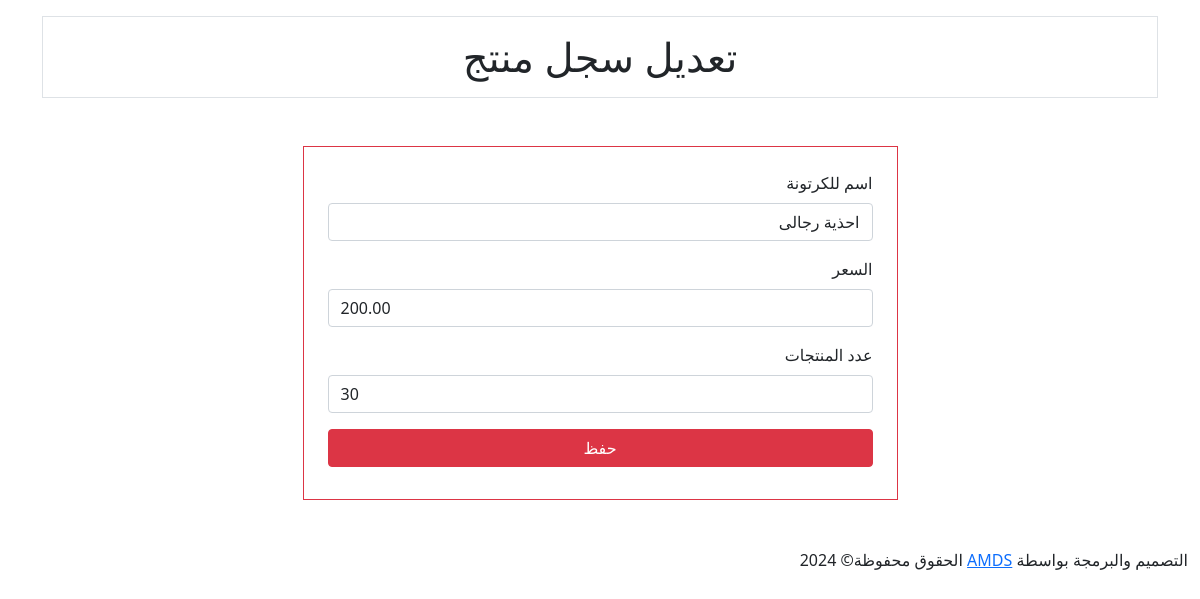
The app's page /stock/2/update/ with its own data.
### stock/models.py (models this page shows, shortened)
class Box(models.Model):
    name    = models.CharField(max_length=50, null=True, blank=True, verbose_name="اسم للكرتونة")
    price   = models.DecimalField(max_digits=9, decimal_places=2, null=True, blank=True,verbose_name="السعر")
    amount  = models.PositiveIntegerField( null=True, blank=True,verbose_name="عدد المنتجات")
    barcode = models.CharField(max_length=100, unique=True, null=True, blank=True, verbose_name="الباركود")

### stock/views.py (the view)
# urls.py: path('<int:pk>/update/', StockUpdateView.as_view(), name='Stock_update'),
class StockUpdateView(UpdateView):
    model = Box
    template_name   = 'stock/Stock_form.html'
    form_class      = BoxForm
    success_url     = reverse_lazy('stock:list')

### stock/forms.py (shortened to what this page needs)
class BoxForm(forms.ModelForm):
    class Meta:
        model = Box
        fields = ['name', 'price', 'amount']  # Exclude 'barcode' field as it's generated automatically

### stock/templates/stock/Stock_form.html (shortened to what this page needs)
{% extends "stock/main.html" %}
{% load crispy_forms_tags %}
{% block content %}
<div class="container">
    <h1 class="h1 border p-3 mb-5 mt-3 text-center">{% if form.instance.pk %}تعديل{% else %} انشاء {% endif %} سجل منتج  {{cloth.name}}</h1>
    <div class="row m-5">
        <div class="col-7 m-auto border border-danger p-4">
            <form method="post">
                    {{ form | crispy}}
                <button type="submit" class="btn btn-danger text-white d-block w-100 h3 mt-3">حفظ</button>
            </form>
        </div>
    </div>
</div>
{% endblock %}

### records on screen
Box: name "احذية رجالى", price "200.00", amount "30"
